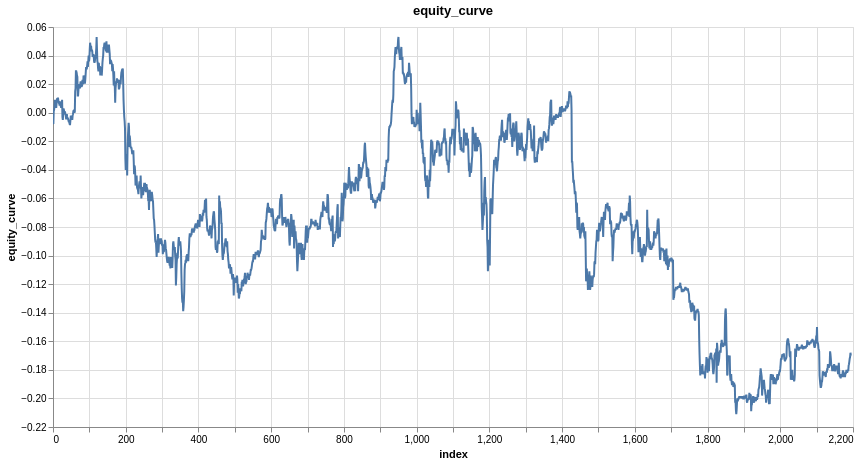

Notebook code for this chart:
### Code cell
research.plot_line(trade_results, "equity_curve")

### Figure 1 — Vega specification as saved in the notebook (floating-point values rounded to 4 significant figures; data arrays with more than 128 entries replaced by an {"elided": "..."} marker saying what was removed)
{"$schema": "https://vega.github.io/schema/vega/v6.json", "data": [{"name": "param_1e9efca18e7a2868_store"}, {"name": "source_0", "values": {"elided": "2195 records"}}, {"name": "source_0_x_domain_index", "values": [{"min": 0, "max": 2194}]}, {"name": "source_0_y_domain_equity_curve", "values": [{"min": -0.211, "max": 0.053}]}], "signals": [{"name": "unit", "value": {}, "on": [{"events": "pointermove", "update": "isTuple(group()) ? group() : unit"}]}, {"name": "param_1e9efca18e7a2868", "update": "vlSelectionResolve(\"param_1e9efca18e7a2868_store\", \"union\")"}, {"name": "param_1e9efca18e7a2868_index", "on": [{"events": [{"source": "view", "type": "dblclick"}], "update": "null"}, {"events": {"signal": "param_1e9efca18e7a2868_translate_delta"}, "update": "panLinear(param_1e9efca18e7a2868_translate_anchor.extent_x, -param_1e9efca18e7a2868_translate_delta.x / width)"}, {"events": {"signal": "param_1e9efca18e7a2868_zoom_delta"}, "update": "zoomLinear(domain(\"x\"), param_1e9efca18e7a2868_zoom_anchor.x, param_1e9efca18e7a2868_zoom_delta)"}]}, {"name": "param_1e9efca18e7a2868_equity_curve", "on": [{"events": [{"source": "view", "type": "dblclick"}], "update": "null"}, {"events": {"signal": "param_1e9efca18e7a2868_translate_delta"}, "update": "panLinear(param_1e9efca18e7a2868_translate_anchor.extent_y, param_1e9efca18e7a2868_translate_delta.y / height)"}, {"events": {"signal": "param_1e9efca18e7a2868_zoom_delta"}, "update": "zoomLinear(domain(\"y\"), param_1e9efca18e7a2868_zoom_anchor.y, param_1e9efca18e7a2868_zoom_delta)"}]}, {"name": "param_1e9efca18e7a2868_tuple", "on": [{"events": [{"signal": "param_1e9efca18e7a2868_index || param_1e9efca18e7a2868_equity_curve"}], "update": "param_1e9efca18e7a2868_index && param_1e9efca18e7a2868_equity_curve ? {unit: \"\", fields: param_1e9efca18e7a2868_tuple_fields, values: [param_1e9efca18e7a2868_index,param_1e9efca18e7a2868_equity_curve]} : null"}]}, {"name": "param_1e9efca18e7a2868_tuple_fields", "value": [{"field": "index", "channel": "x", "type": "R"}, {"field": "equity_curve", "channel": "y", "type": "R"}]}, {"name": "param_1e9efca18e7a2868_translate_anchor", "value": {}, "on": [{"events": [{"source": "scope", "type": "pointerdown"}], "update": "{x: x(unit), y: y(unit), extent_x: domain(\"x\"), extent_y: domain(\"y\")}"}]}, {"name": "param_1e9efca18e7a2868_translate_delta", "value": {}, "on": [{"events": [{"source": "window", "between": [{"source": "scope", "type": "pointerdown"}, {"source": "window", "type": "pointerup"}], "consume": true, "type": "pointermove"}], "update": "{x: param_1e9efca18e7a2868_translate_anchor.x - x(unit), y: param_1e9efca18e7a2868_translate_anchor.y - y(unit)}"}]}, {"name": "param_1e9efca18e7a2868_zoom_anchor", "on": [{"events": [{"source": "scope", "consume": true, "type": "wheel"}], "update": "{x: invert(\"x\", x(unit)), y: invert(\"y\", y(unit))}"}]}, {"name": "param_1e9efca18e7a2868_zoom_delta", "on": [{"events": [{"source": "scope", "consume": true, "type": "wheel"}], "update": "pow(1.001, event.deltaY * pow(16, event.deltaMode))", "force": true}]}, {"name": "param_1e9efca18e7a2868_modify", "on": [{"events": {"signal": "param_1e9efca18e7a2868_tuple"}, "update": "modify(\"param_1e9efca18e7a2868_store\", param_1e9efca18e7a2868_tuple, true)"}]}], "marks": [{"type": "line", "name": "marks", "from": {"data": "source_0"}, "sort": {"field": "x"}, "encode": {"update": {"y": {"field": "equity_curve", "scale": "y"}, "x": {"field": "index", "scale": "x"}, "defined": {"signal": "isValid(datum[\"index\"]) && isFinite(+datum[\"index\"]) && isValid(datum[\"equity_curve\"]) && isFinite(+datum[\"equity_curve\"])"}, "tooltip": {"signal": "{\"index\": format(datum[\"index\"], \"\"), \"equity_curve\": format(datum[\"equity_curve\"], \"\")}"}, "stroke": {"value": "#4c78a8"}}}, "clip": true, "style": ["line"], "interactive": true}], "scales": [{"name": "x", "type": "linear", "domain": [{"signal": "(data(\"source_0_x_domain_index\")[0] || {}).min"}, {"signal": "(data(\"source_0_x_domain_index\")[0] || {}).max"}], "range": [0, {"signal": "width"}], "zero": false, "nice": true, "domainRaw": {"signal": "param_1e9efca18e7a2868[\"index\"]"}}, {"name": "y", "type": "linear", "domain": [{"signal": "(data(\"source_0_y_domain_equity_curve\")[0] || {}).min"}, {"signal": "(data(\"source_0_y_domain_equity_curve\")[0] || {}).max"}], "range": [{"signal": "height"}, 0], "domainRaw": {"signal": "param_1e9efca18e7a2868[\"equity_curve\"]"}, "zero": true, "nice": true}], "axes": [{"scale": "x", "labels": false, "zindex": 0, "domain": false, "ticks": false, "minExtent": 0, "grid": true, "orient": "bottom", "maxExtent": 0, "tickCount": {"signal": "ceil(width/40)"}, "gridScale": "y", "aria": false}, {"scale": "y", "grid": true, "ticks": false, "gridScale": "x", "domain": false, "minExtent": 0, "tickCount": {"signal": "ceil(height/40)"}, "maxExtent": 0, "zindex": 0, "orient": "left", "labels": false, "aria": false}, {"scale": "x", "tickCount": {"signal": "ceil(width/40)"}, "labelFlush": true, "grid": false, "title": "index", "orient": "bottom", "labelOverlap": true, "zindex": 0}, {"scale": "y", "title": "equity_curve", "tickCount": {"signal": "ceil(height/40)"}, "orient": "left", "grid": false, "labelOverlap": true, "zindex": 0}], "title": {"text": "equity_curve", "frame": "group"}, "padding": 5, "height": 400, "background": "white", "style": "cell", "width": 800}
